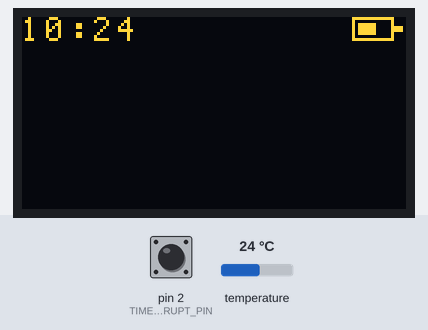
Bench run of a sketch on a simulated Arduino Uno, built with avr-gcc and run on an emulated ATmega328P. On the bench: 128×64 one-colour display. Wiring (inferred from the names in the program): SSD1306 OLED at I2C address 0x3C; DS3231 clock at I2C address 0x68. The test bench sets the inputs (shaded band); at power-on: pin 2 (TIME_INTERRUPT_PIN) HIGH, temperature 24 °C. The OLED is the two-colour kind (top 16 rows yellow); the local clock reads 2024-03-15 10:24:30 at power-on unless the sketch sets it; what the sketch prints to the serial monitor is not drawn.

Above: at 1.7 s.
At 3.6 s:
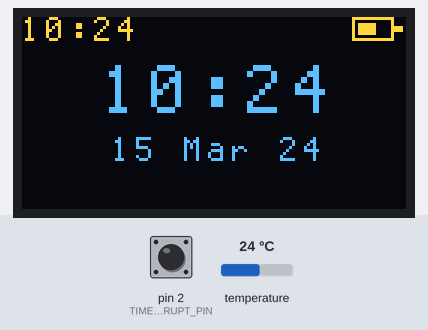
3.7 s: pin 2 (TIME_INTERRUPT_PIN) pulled LOW for 0.15 s
At 3.79 s:
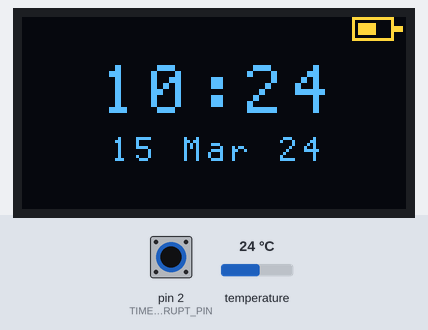
Timing chart, 0 to 6.7 s (numbered marks = the images above; inputs shaded):
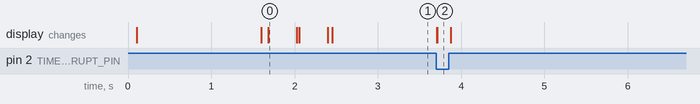

Measured:
- after the input at 3.7 s, the display: first changes at once (image 2 shows a later state)

The sketch:

SmartWatch.ino
```cpp
#include "Module.h"
#include "RTC.h"

char *serialInputBuffer;
bool buttonInterrupt, timeInterrupt;

void setup()
{
  Serial.begin(9600);
  TWCR = 0;
  Wire.begin();
  delay(100);
  OLED::init();
  OLED::clearDisplay();

  State::init( 2, STANDARD_WATCH_APP); // Initialize with 2 overlays, get time once and set the first app to display
  State::overlays[0] = new TimeOverlay(0, 0);
  State::overlays[1] = new BatteryOverlay(0, 110);

  delay(1000);
  RTC::init();

  pinMode(TIME_INTERRUPT_PIN, INPUT_PULLUP);
  //  pinMode(BUTTON_INTERRUPT_PIN, INPUT);

  attachInterrupt(digitalPinToInterrupt(TIME_INTERRUPT_PIN), onTimeInterrupt, FALLING);

  for (uint8_t i = 0; i < State::overlayCount; i++)
  {
    State::overlays[i]->updateDisplay();
  }
  State::currentApp->updateDisplay();

}

void loop()
{
  if (Serial.available())
  {
    String input = Serial.readString();
    serialInputBuffer = new char[input.length()];
    input.toCharArray(serialInputBuffer, input.length());
    for (uint8_t i = 0; i < State::overlayCount; i++)
    {
      State::overlays[i]->onSerialInput(serialInputBuffer);
    }
    State::currentApp->onSerialInput(serialInputBuffer);
  }
  for (uint8_t i = 0; i < State::overlayCount; i++)
  {
    State::overlays[i]->onIteration();
  }
  State::currentApp->onIteration();

  // Servicing events
  if (timeInterrupt) {
    if (1) {

      RTC::readTime();
      RTC::resetMinuteAlarm();

      for (uint8_t i = 0; i < State::overlayCount; i++)
      {
        State::overlays[i]->onTimeInterrupt();
      }

      State::currentApp->onTimeInterrupt();
      Serial.println("Time interrupt");

    }
    timeInterrupt = false;
  }
}

void onTimeInterrupt() {
  timeInterrupt = true;
}
```

BatteryOverlay.cpp
```cpp
#include "Module.h"

/* ###################################################################################
 *  Battery Overlay
 ################################################################################### */
// Set to occupy row 0, column 114 onwards - implemented to consume 7 columns - 1 start, 1 end, 5 levels

BatteryOverlay::BatteryOverlay(uint8_t row, uint8_t column):Module(row, column) {
  this->batteryLevel = readBatteryLevel(); // read level
}

BatteryOverlay::~BatteryOverlay() {

}

void BatteryOverlay::onSerialInput(char *inp) {

}

void BatteryOverlay::onTimeInterrupt() {
}

/**
 * Forms display buffer (an array of chars) to represent a battery.
 */
void BatteryOverlay::updateDisplay() {

  OLED::clearDisplayAt(this->startRow, this->startColumn, 2);

  uint8_t bufferSize = (this->maxBatteryLevel * 2) + 8;
  char displayBuffer[bufferSize];

  // Tail of battery
  displayBuffer[0] = pgm_read_word_near(battery + 0);
  displayBuffer[1] = pgm_read_word_near(battery + 2);

  // Head of battery
  displayBuffer[bufferSize - 1] = '\0';
  displayBuffer[bufferSize - 2] = pgm_read_word_near(battery + 3);
  displayBuffer[bufferSize - 3] = pgm_read_word_near(battery + 3);
  displayBuffer[bufferSize - 4] = pgm_read_word_near(battery + 3);
  displayBuffer[bufferSize - 5] = pgm_read_word_near(battery + 0);
  displayBuffer[bufferSize - 6] = pgm_read_word_near(battery + 2);


  // Filled out bars
  for (uint8_t i = 1; i <= (this-> batteryLevel * 2); i += 2) {
    displayBuffer[i + 1] = pgm_read_word_near(battery + 1);
    displayBuffer[i + 2] = pgm_read_word_near(battery + 1);
  }

  // Un filled bars
  for (uint8_t i = (this->batteryLevel * 2) + 1; i < (this-> maxBatteryLevel * 2); i += 2) {
    displayBuffer[i + 1] = pgm_read_word_near(battery + 2);
    displayBuffer[i + 2] = pgm_read_word_near(battery + 2);
  }

  OLED::writeDisplayByte(displayBuffer, 1, this->startRow, this->startColumn);

}

void BatteryOverlay::onIteration() {

}

/**
 * Reads voltage using ADC. Return battery level after consulting Battery's datasheet
 */
uint8_t BatteryOverlay::readBatteryLevel() {
  return 3;
}
```

Module.h
```cpp
#include <Arduino.h>
#include "OLED.h"
#include <stdint.h>

// Pin definitions
#define BUTTON_INTERRUPT_PIN 3
#define TIME_INTERRUPT_PIN 2

// Ids of apps if any
#define STANDARD_WATCH_APP 1

class Module;
class State;

/**
 * Keeps track of the system's state as a whole.
 * Also provides API for setting overlays and apps.
*/
class State
{
public:
    static Module **overlays;
    static Module *currentApp;
    static uint8_t overlayCount;

    // Time variables
    static uint8_t minutes, hour, dayOfWeek, date, month, year;

    /**
     * Initializes state's memory requirements for apps and overlays
     */
    static void init(uint8_t oc, uint8_t currentAppId);

    /**
     * Reads time into time variables
     */
    static void updateTime();

    /**
     * Returns reference to a newly constructed Module depending on Id passed
     * @param id Integer specifying id of app from one of those declared
     */
    static Module* getAppById(uint8_t id);
};

/**
 * This class is a pure abstract class which must be overriden by any new
 * module (app or overlay) that is to be added to the SmartWatch
*/
class Module
{
public:
    const char *icon;
    uint8_t startRow, startColumn;
    Module(uint8_t row, uint8_t column)
    {
        this->startRow = row;
        this->startColumn = column;
    }

    // Required to ensure that the destructor of derived class is called when delete is called on base class pointer,
    // specially in this case where base class in abstract and hence at runtime, you must tell the system that the
    // derived class has a deallocator.
    virtual ~Module() {

    }

    /**
     * Called when some data has been collected on the serial interface from the main system loop.
     * You can call new Serial functions from here.
     * @param inp input string from Serial port
    */
    virtual void onSerialInput(char *inp) = 0;

    /**
     * Called when minute interrupt has been received. You probably want to update your UI based on time.
     * DO NOT use Serial operations here.
    */
    virtual void onTimeInterrupt() = 0;

    /**
     * Makes changes to the display by actually drawing elements
    */
    virtual void updateDisplay() = 0;

    /**
     * I/O or other operations that must be done repeatedly should be specified here.
     * This function is called in the Arduino loop() method.
    */
    virtual void onIteration() = 0;
};

/**
 * Declare the headers for you app here in the form of a class.
 * Remember, it must override the {@link Module} abstract class.
 * */

/**
 * Shows time in top left corner always, regardless of the app in focus.
*/
class TimeOverlay : public Module {
    public:
    TimeOverlay(uint8_t row, uint8_t column);
    ~TimeOverlay();
    void onSerialInput(char *inp);
    void onTimeInterrupt();
    void updateDisplay();
    void onIteration();
};

/**
 * Shows battery bar in top right corner always, regardless of the app in focus.
*/
class BatteryOverlay : public Module {
    public:
    const uint8_t maxBatteryLevel = 5;
    uint8_t batteryLevel;
    BatteryOverlay(uint8_t row, uint8_t column);
    ~BatteryOverlay();
    void onSerialInput(char *inp);
    void onTimeInterrupt();
    void updateDisplay();
    void onIteration();
    uint8_t readBatteryLevel();
};

/**
 * Shows time as a standard watch
*/
class StandardWatch : public Module {
    public:
    StandardWatch(uint8_t row, uint8_t column);
    ~StandardWatch();
    void onSerialInput(char *inp);
    void onTimeInterrupt();
    void updateDisplay();
    void onIteration();
};
```

OLED.cpp
```cpp
#include "OLED.h"

void OLED::init() {
  Wire.begin();
  // Set the I2C to HS mode - 400KHz!
  // TWBR = (CPU_CLK / I2C_CLK) -16 /2
  // TWBR = ((16,000,000 / 400,000) - 16) / 2 = 12
//  TWBR = 72;

  // keywords:
  // SEG = COL = segment = column byte data on a page
  // Page = 8 pixel tall row. Has 128 SEGs and 8 COMs
  // COM = row

  // Begin the I2C comm with SSD1306's address (SLA+Write)
  Wire.beginTransmission(OLED_I2C_ADDRESS);

  // Tell the SSD1306 that a command stream is incoming
  Wire.write(OLED_CONTROL_BYTE_CMD_STREAM);

  // Follow instructions on pg.64 of the dataSheet for software configuration of the SSD1306
  // Turn the Display OFF
  Wire.write(OLED_CMD_DISPLAY_OFF);
  // Set mux ration tp select max number of rows - 64
  Wire.write(OLED_CMD_SET_MUX_RATIO);
  Wire.write(0x3F);
  // Set the display offset to 0
  Wire.write(OLED_CMD_SET_DISPLAY_OFFSET);
  Wire.write(0x00);
  // Display start line to 0
  Wire.write(OLED_CMD_SET_DISPLAY_START_LINE);

  // Mirror the x-axis. In case you set it up such that the pins are north.
  // Wire.write(0xA0); - //in case pins are south - default
  Wire.write(OLED_CMD_SET_SEGMENT_REMAP);

  // Mirror the y-axis. In case you set it up such that the pins are north.
  Wire.write(0xC0); //- in case pins are south - default
  // Wire.write(OLED_CMD_SET_COM_SCAN_MODE);

  // Default - alternate COM pin map
  Wire.write(OLED_CMD_SET_COM_PIN_MAP);
  Wire.write(0x12);
  // set contrast
  Wire.write(OLED_CMD_SET_CONTRAST);
  Wire.write(0x7F);
  // Set display to enable rendering from GDDRAM (Graphic Display Data RAM)
  Wire.write(OLED_CMD_DISPLAY_RAM);
  // Normal mode!
  Wire.write(OLED_CMD_DISPLAY_NORMAL);
  // Default oscillator clock
  Wire.write(OLED_CMD_SET_DISPLAY_CLK_DIV);
  Wire.write(0x80);
  // Enable the charge pump
  Wire.write(OLED_CMD_SET_CHARGE_PUMP);
  Wire.write(0x14);
  // Set precharge cycles to high cap type
  Wire.write(OLED_CMD_SET_PRECHARGE);
  Wire.write(0x22);
  // Set the V_COMH deselect volatage to max
  Wire.write(OLED_CMD_SET_VCOMH_DESELCT);
  Wire.write(0x30);
  // Horizonatal addressing mode - same as the KS108 GLCD
  Wire.write(OLED_CMD_SET_MEMORY_ADDR_MODE);
  Wire.write(0x01);
  // Turn the Display ON
  Wire.write(OLED_CMD_DISPLAY_ON);

  // End the I2C comm with the SSD1306
  Wire.endTransmission();
  delay(1);
  OLED::clearDisplay();

}

void OLED::writeString(char* str, int scaleFactor, int row, int column) {
  int length = strlen(str), index;
  uint8_t rowMax, columnMax;
  rowMax = row + scaleFactor - 1;
  columnMax = column + (length * scaleFactor * 8) + 1;

  uint8_t colBuf = columnMax;

  while (colBuf > 110) {
    rowMax += 1;
    colBuf -= 110;
  }

  if (columnMax > 110) {
    columnMax = 110;
  }

  OLED::clearDisplayAt(row, column, columnMax);

  setCursor(row, rowMax, column, columnMax);
  uint8_t currentByte;
  uint8_t* scaledBytes;
  for (int i = 0; i < length; i++) {
    index = str[i] * 8;
    // we have 8 byte fonts
    for (int j = 0; j < 8; j++) {
      // Keep the wire interaction inside this loop, i.e. 1 transaction for 1 character otherwise display gets messed up
      currentByte = pgm_read_word_near(font + j + index);
      scaledBytes = scale(currentByte, scaleFactor);
      Wire.beginTransmission(OLED_I2C_ADDRESS);
      Wire.write(OLED_CONTROL_BYTE_DATA_STREAM);
      // Working with verticle addressing mode
      for (int y = 0; y < scaleFactor; y++) {
        for (int x = scaleFactor - 1; x >= 0; x--) {
          Wire.write(scaledBytes[x]);
        }
      }
      Wire.endTransmission();
      delay(1);
    }
  }
  delete scaledBytes;
  scaledBytes = NULL;
}

void OLED::writeDisplayByte(uint8_t* str, int scaleFactor, int row, int column) {
  int length = strlen(str);
  setCursor(row, row + scaleFactor - 1, column, column + (length * scaleFactor) );

  uint8_t* scaledBytes;
  for (int i = 0; i < length; i++) {
    // Keep the wire interaction inside this loop, i.e. 1 transaction for 1 character otherwise display gets messed up
    scaledBytes = scale(str[i], scaleFactor);
    Wire.beginTransmission(OLED_I2C_ADDRESS);
    Wire.write(OLED_CONTROL_BYTE_DATA_STREAM);
    // Working with verticle addressing mode
    for (int y = 0; y < scaleFactor; y++) {
      for (int x = scaleFactor - 1; x >= 0; x--) {
        Wire.write(scaledBytes[x]);
      }
    }
    Wire.endTransmission();
    delay(1);
  }
}

void OLED::clearDisplay() {
  // Set the GDDRAM to (Row0, Col0), ie: top-left and establish range as the whole screen - 128x64
  Wire.beginTransmission(OLED_I2C_ADDRESS);
  Wire.write(OLED_CONTROL_BYTE_CMD_STREAM);
  // column 0 to 127
  Wire.write(OLED_CMD_SET_COLUMN_RANGE);
  Wire.write(0x00);
  Wire.write(127);
  // page 0 to 7
  Wire.write(OLED_CMD_SET_PAGE_RANGE);
  Wire.write(0x00);
  Wire.write(0x07);
  Wire.endTransmission();
  delay(1);
  for (uint8_t x = 0; x < 64; x++)
  {
    Wire.beginTransmission(OLED_I2C_ADDRESS);
    Wire.write(OLED_CONTROL_BYTE_DATA_STREAM);
    for (uint8_t i = 0; i < 16; i++) {
      // Serial.println("Writing : 1");
      Wire.write(0);
    }
    Wire.endTransmission();
    delay(1);
  }
}

void OLED::clearDisplayAt(uint8_t row, uint8_t column, uint8_t count) {
  // Set the GDDRAM to (Row0, Col0), ie: top-left and establish range as the whole screen - 128x64
  Wire.beginTransmission(OLED_I2C_ADDRESS);
  Wire.write(OLED_CONTROL_BYTE_CMD_STREAM);
  // column 0 to 127
  Wire.write(OLED_CMD_SET_COLUMN_RANGE);
  Wire.write(column);
  Wire.write(column + count);
  // page 0 to 7
  Wire.write(OLED_CMD_SET_PAGE_RANGE);
  Wire.write(7 - row);
  Wire.write(7 - row);
  Wire.endTransmission();

  for (uint8_t i = 0; i < count; i++) {
    Wire.beginTransmission(OLED_I2C_ADDRESS);
    Wire.write(OLED_CONTROL_BYTE_DATA_STREAM);
    for (uint8_t i = 0; i < 16; i++) {
      // Serial.println("Writing : 1");
      Wire.write(0);
    }
    Wire.endTransmission();
    delay(1);
  }
}

void OLED::setCursor(int rowStart, int rowEnd, int columnStart, int columnEnd) {
  Wire.beginTransmission(OLED_I2C_ADDRESS);
  Wire.write(OLED_CONTROL_BYTE_CMD_STREAM);
  // column 0 to 127
  Wire.write(OLED_CMD_SET_COLUMN_RANGE);
  Wire.write(columnStart); // Start column
//  Wire.write(columnEnd);
  Wire.write(127);
  // page 0 to 7
  Wire.write(OLED_CMD_SET_PAGE_RANGE);
  // Cause we inverted the x axis
  Wire.write(7 - rowStart - (rowEnd - rowStart));
  Wire.write(7 - rowStart); // Start row

  Wire.endTransmission();
  delay(1);
}

uint8_t* OLED::scale(uint8_t inp, int scale) {
  uint8_t* toReturn = new uint8_t[scale];
  memset( toReturn, 0 , sizeof(toReturn));

  uint8_t currentByte = 0, bitPoint = 0;
  for (int i = 0; i < 8; i++) {
    uint8_t temp = inp & ANDER;
    temp = temp >> bitPoint;
    for (int j = 0; j < scale; j++) {
      toReturn[currentByte] |= temp;
      temp = temp >> 1;
      bitPoint ++;

      if (bitPoint > 7) {
        bitPoint = 0;
        currentByte++;
        temp = inp & ANDER;
      }
    }
    inp = inp << 1;
  }
  return toReturn;
}
```

OLED.h
```cpp
#include <Arduino.h>
#include <Wire.h>
#include "StandardFont.h"

#define OLED_I2C_ADDRESS   0x3C
#define ANDER 128

// The SSD1306 datasheet (pg.20) says that a control byte has to be sent before sending a command
// Control byte consists of
// bit 7    : Co   : Continuation bit - If 0, then it assumes all the next bytes are data (no more control bytes).
//        :    You can send a stream of data, ie: gRAM dump - if Co=0
//        :        For Command, you'd prolly wanna set this - one at a time. Hence, Co=1 for commands
//        :    For Data stream, Co=0 :)
// bit 6      : D/C# : Data/Command Selection bit, Data=1/Command=0
// bit [5-0]  : lower 6 bits have to be 0
#define OLED_CONTROL_BYTE_CMD_SINGLE  0x80
#define OLED_CONTROL_BYTE_CMD_STREAM  0x00
#define OLED_CONTROL_BYTE_DATA_STREAM 0x40

// Fundamental commands (pg.28)
#define OLED_CMD_SET_CONTRAST     0x81  // follow with 0x7F
#define OLED_CMD_DISPLAY_RAM      0xA4
#define OLED_CMD_DISPLAY_ALLON      0xA5
#define OLED_CMD_DISPLAY_NORMAL     0xA6
#define OLED_CMD_DISPLAY_INVERTED     0xA7
#define OLED_CMD_DISPLAY_OFF      0xAE
#define OLED_CMD_DISPLAY_ON       0xAF

// Addressing Command Table (pg.30)
#define OLED_CMD_SET_MEMORY_ADDR_MODE 0x20  // follow with 0x00 = HORZ mode = Behave like a KS108 graphic LCD
#define OLED_CMD_SET_COLUMN_RANGE   0x21  // can be used only in HORZ/VERT mode - follow with 0x00 + 0x7F = COL127
#define OLED_CMD_SET_PAGE_RANGE     0x22  // can be used only in HORZ/VERT mode - follow with 0x00 + 0x07 = PAGE7

// Hardware Config (pg.31)
#define OLED_CMD_SET_DISPLAY_START_LINE 0x40
#define OLED_CMD_SET_SEGMENT_REMAP    0xA1
#define OLED_CMD_SET_MUX_RATIO      0xA8  // follow with 0x3F = 64 MUX
#define OLED_CMD_SET_COM_SCAN_MODE    0xC8
#define OLED_CMD_SET_DISPLAY_OFFSET   0xD3  // follow with 0x00
#define OLED_CMD_SET_COM_PIN_MAP    0xDA  // follow with 0x12
#define OLED_CMD_NOP          0xE3  // NOP

// Timing and Driving Scheme (pg.32)
#define OLED_CMD_SET_DISPLAY_CLK_DIV  0xD5  // follow with 0x80
#define OLED_CMD_SET_PRECHARGE      0xD9  // follow with 0xF1
#define OLED_CMD_SET_VCOMH_DESELCT    0xDB  // follow with 0x30

// Charge Pump (pg.62)
#define OLED_CMD_SET_CHARGE_PUMP        0x8D    // follow with 0x14


class OLED {
  private:
    /**
       Return array of bytes by scaling byte inp
    */
    static uint8_t* scale(uint8_t inp, int scale);

  public:

    /**
       Initial commands for the OLED. Make sure to call Wire.begin separately.
    */
    static void init();

    static void setCursor(int rowStart, int rowEnd, int columnStart, int columnEnd);

    static void writeString(char* str, int scaleFactor, int row, int column);

    static void writeDisplayByte(uint8_t* byteArray, int scaleFactor, int row, int column);

    static void clearDisplay();

    static void clearDisplayAt(uint8_t row, uint8_t column, uint8_t count);

};
```

State.cpp
```cpp
#include "Module.h"

// Cause, well, C++
Module **State::overlays = new Module *[1];
Module *State::currentApp = new StandardWatch( 1, 20);
uint8_t State::overlayCount = 0;

uint8_t State::minutes = 0, State::hour = 0, State::dayOfWeek = 0, State::date = 0, State::month = 0, State::year = 0;

void State::init(uint8_t oc, uint8_t currentAppId) {
  updateTime();
  State::overlayCount = oc;

  delete State::overlays;
  State::overlays = NULL;
  State::overlays = new Module *[State::overlayCount];

  delete State::currentApp;
  State::currentApp = NULL;
  State::currentApp = State::getAppById(currentAppId);
}

void State::updateTime() {

}

Module* State::getAppById(uint8_t id) {
  switch(id) {
    case STANDARD_WATCH_APP:
         return new StandardWatch( 2, 10);
  }
}
```

Source omitted: RTC.cpp (2881 bytes), RTC.h (2346 bytes), StandardFont.h (data table, 7027 bytes), StandardWatch.cpp (3035 bytes), TimeOverLay.cpp (1819 bytes)
